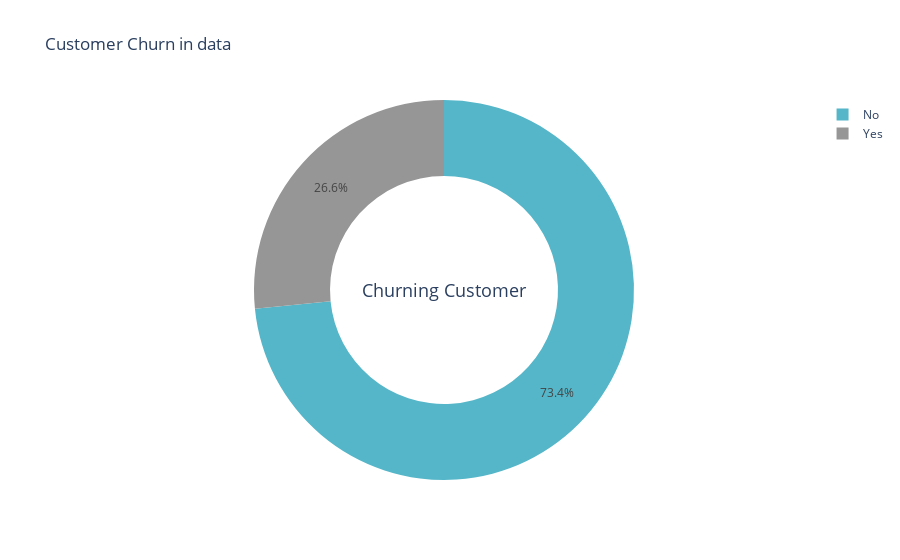

Notebook code cell kept with this figure:
### Code cell
## Total Customer Churn
key = telco["Churn"].value_counts().keys().tolist()
val = telco["Churn"].value_counts().values.tolist()
trace = go.Pie(labels = key ,values = val ,
               marker = {'colors' :  [ '#54b6c8' ,'#969696']}, hole = .6)
layout = go.Layout(dict(title = "Customer Churn in data"),
                        plot_bgcolor  = "rgba(0,0,0,0)",
                        paper_bgcolor = "rgba(0,0,0,0)",
                        annotations = [{'text' : f"Churning Customer",'font' : {'size' : 18},
                                                'showarrow' : False}])
data = [trace]
fig = go.Figure(data = data,layout = layout)
py.iplot(fig)

## Customer Churn based on Demography
bin_cols= ['gender','SeniorCitizen','Partner','Dependents']
plt.figure(figsize=(16,12))
sns.set_style("white")
for i in range(1,5):
    plt.subplot(2,2,i)
    ax = sns.countplot(telco[bin_cols[i-1]], hue=telco['Churn'], palette=[ '#54b6c8' ,'#969696'])
    ## text percent
    bars = ax.patches #4 bars
    half = int(len(bars)/2)
    left_bars = bars[:half]
    right_bars = bars[half:]
    for left, right in zip(left_bars, right_bars):
        height_l = left.get_height() # value non churn
        height_r = right.get_height() # get value churn
        total = height_l + height_r #total 2 bars
        ax.text(left.get_x() + left.get_width()/2., height_l + 40, '{0:.0%}'.format(height_l/total), ha="center") #without decimal
        ax.text(right.get_x() + right.get_width()/2., height_r + 40, '{0:.0%}'.format(height_r/total), ha="center")
        plt.title(f'Customer Churn based on {bin_cols[i-1]}')
        sns.despine(left=True, bottom=True) #white background
#         fig = ax.get_figure()
#     fig.savefig(f"{i}.png")

### Figure 1 — Plotly figure (JSON) as saved in the notebook; plotly's stock layout.template omitted (floating-point values rounded to 4 significant figures)
{"data": [{"hole": 0.6, "labels": ["No", "Yes"], "marker": {"colors": ["#54b6c8", "#969696"]}, "type": "pie", "values": [5163, 1869]}], "layout": {"annotations": [{"font": {"size": 18}, "showarrow": false, "text": "Churning Customer"}], "paper_bgcolor": "rgba(0,0,0,0)", "plot_bgcolor": "rgba(0,0,0,0)", "title": {"text": "Customer Churn in data"}}}
